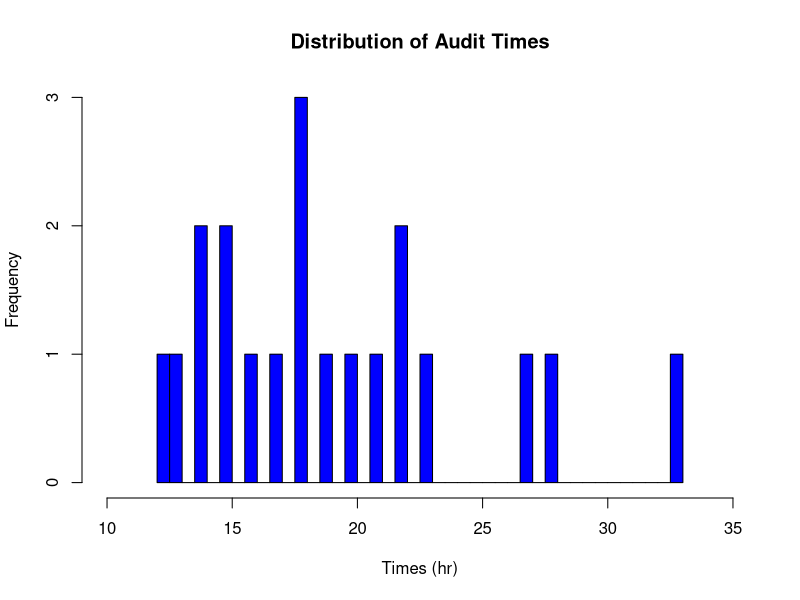
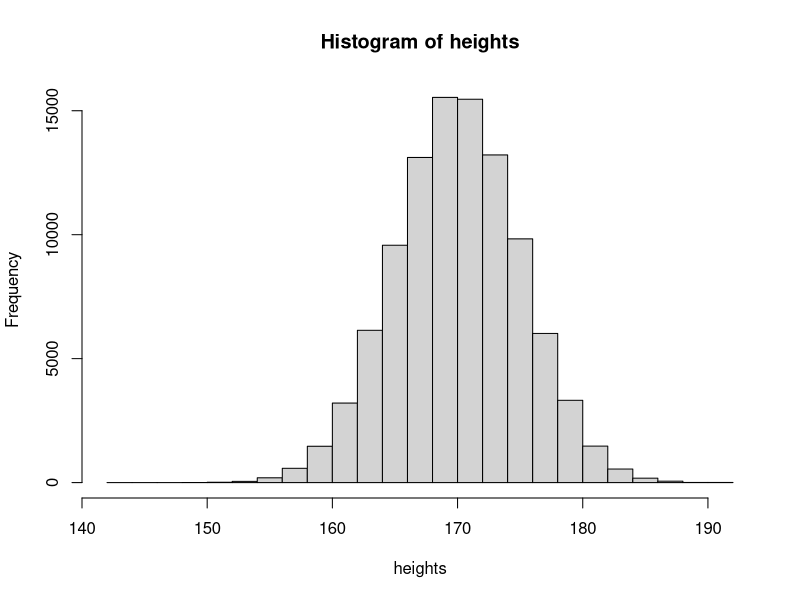
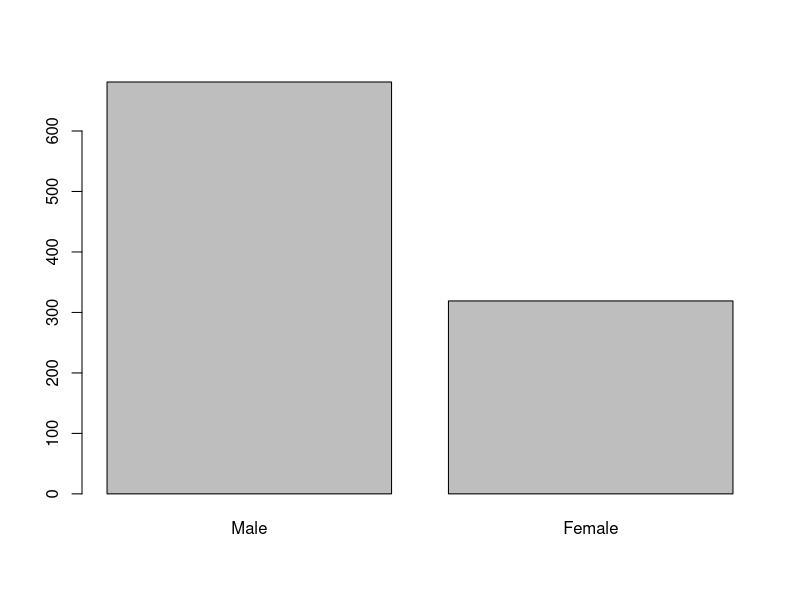
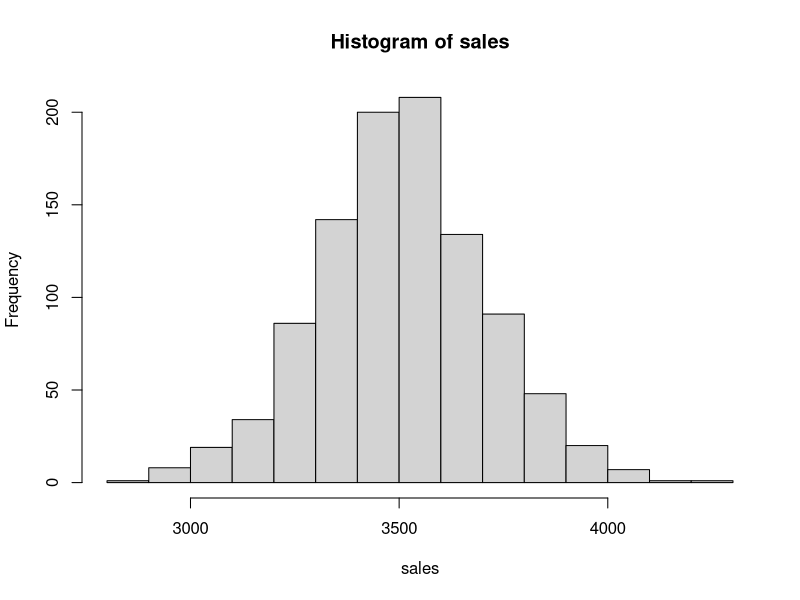
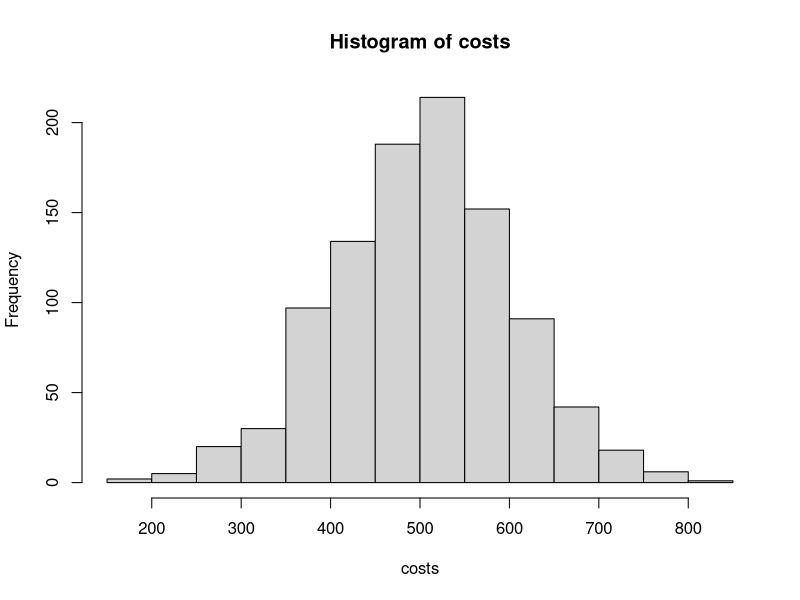
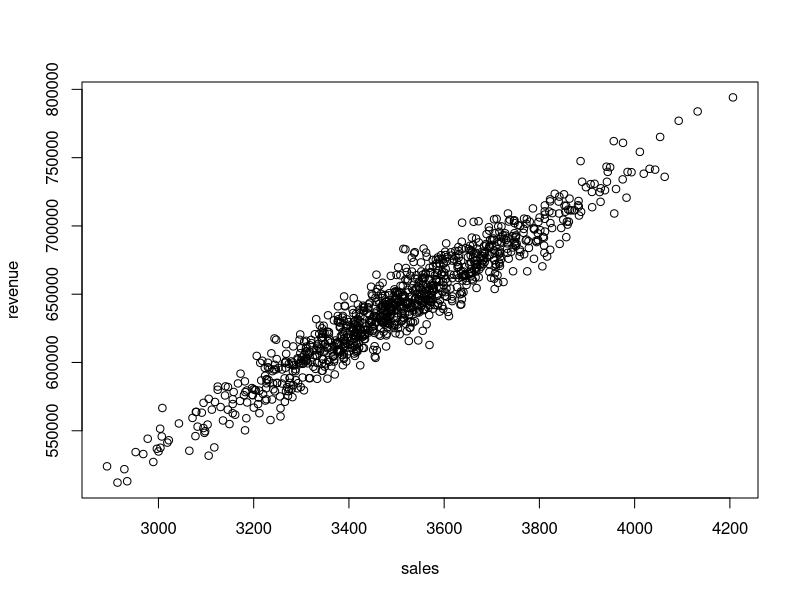
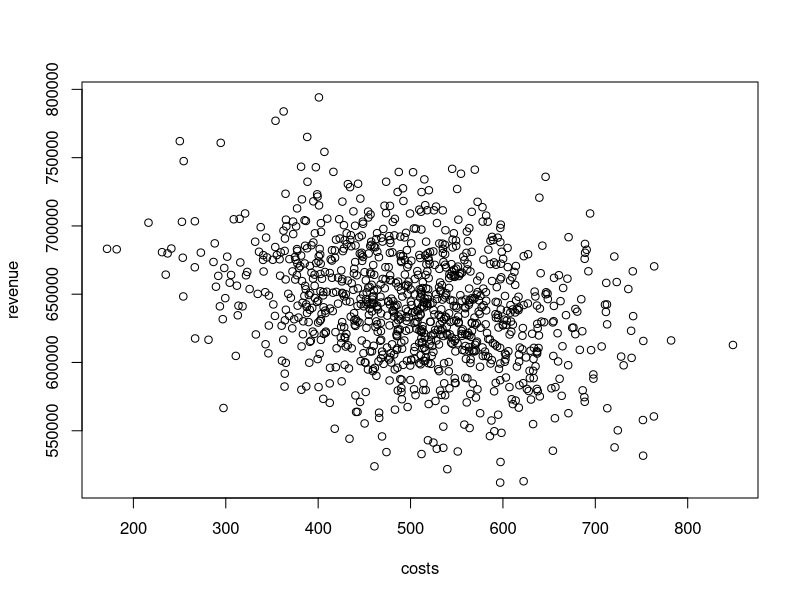
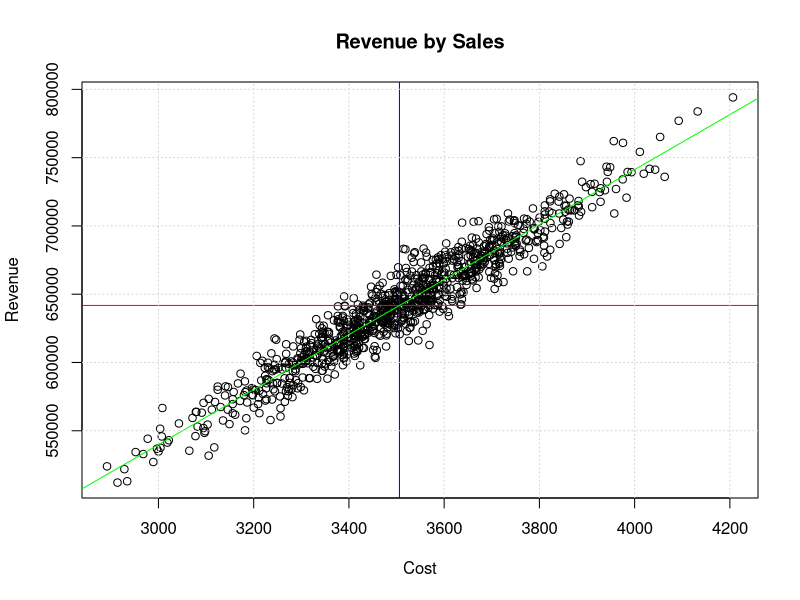

The R source for these figures, in order:
#review histograms

audit_df = read.csv("week4/data/audit_r.csv")
audit_df$Audit.Time

hist(audit_df$Audit.Time,main="Distribution of Audit Times",
     xlab = "Times (hr)",
     col = "blue",
     xlim = c(10,35),
     breaks=50)

heights = rnorm(100000,mean=170,sd=5)
hist(heights,breaks=20)

#review bar charts

genders = sample(c("Male","Female"),
                 1000,replace = TRUE,
                 prob=c(0.7,0.3))
table(genders)/sum(table(genders))

barplot(sort(table(genders),decreasing = TRUE))

#review of scatter plots


sales = rnorm(1000,3500,200)
costs = rnorm(1000,500,100)

hist(sales)
hist(costs)

revenue = 200*sales - 120*costs - 100 + rnorm(1000,mean=1000,sd=100)
revenue
plot(sales,revenue)
plot(costs,revenue)
cor(sales,revenue)
cor(costs,revenue)

#plot function with more attributes

plot(x=sales,y=revenue,
     main="Revenue by Sales",
     xlab = "Cost",ylab = "Revenue",
     ) # xlim = c(2000,6000)

#abline(a = mean(revenue),b=0,col="blue")
abline(h=mean(revenue),col="red")
abline(v=mean(sales),col="blue")

abline(lm(revenue~sales),col="green")
grid()
#grid(nx=5,ny=5,col="black",lty=5)

#scatter matrix

nyc_data = read.csv("week4/data/nycdata_r.csv")
str(nyc_data)

pairs(nyc_data[,-1])
#####################

kirkland_df = read.csv("week4/data/kirkland_r.csv")
head(kirkland_df)
summary(kirkland_df)
sales <- kirkland_df$Sales...100s.
kirkland_df$Month
month <- paste0(kirkland_df$Month, "-01-2023")
month
month <- as.Date(month, "%b-%d-%Y")
month
plot(month,sales,type="o")

############Barplots in detail (stacki side by side)

kirkland_df = read.csv("week4/data/kirkland_r.csv")
kirkland_df$Month <- factor(kirkland_df$Month, levels = c("Jan", "Feb", "Mar", "Apr", "May", "Jun","Jul","Aug","Sep","Oct","Nov","Dec"))
kirkland_df
barplot(kirkland_df$Sales, names.arg = kirkland_df$Month,
        col = "skyblue", main = "Monthly Sales",
        xlab = "Month", ylab = "Sales")

#multiline charts
regional_df <- read.csv("week4/data/kirklandregional_r.csv")
regional_df

north <- regional_df$North
south <- regional_df$South
month <- paste0(regional_df$Month, "-01-2023")
month <- as.Date(month, "%b-%d-%Y")

plot(month, north,
     type = "l",
     col = "red",
     xlab = "Month",
     ylab = "Sales ($100s)")
lines(month,south,col="blue")
legend("topright",legend=c("North","South"),
       col=c("red","blue"))

#stacked bar chart

df <- data.frame(
  Fruit = c("Apple", "Banana", "Cherry"),
  StoreA = c(10, 20, 30),
  StoreB = c(15, 25, 35)
)








